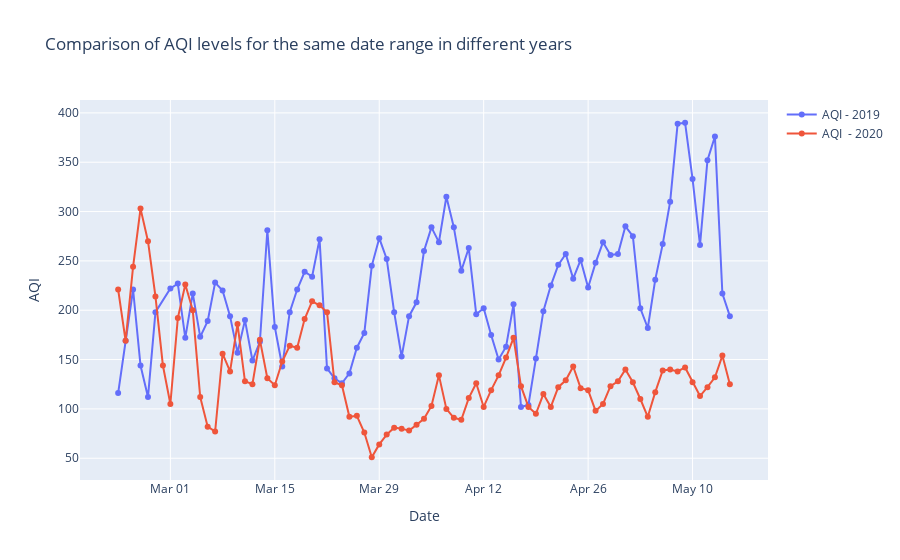

Notebook code for this chart:
### Code cell
import plotly.graph_objects as go

# We Create a common reference year for both datasets
common_year = 2020

#Here I Extract the month and day from the 'Date' column for both datasets
march24_2019['Date'] = march24_2019['Date'].apply(lambda x: x.replace(year=common_year))
march24_2020['Date'] = march24_2020['Date'].apply(lambda x: x.replace(year=common_year))

# Create the Plotly figure
fig = go.Figure()

# Add traces for both years
fig.add_trace(go.Scatter(x=march24_2019['Date'], y=march24_2019['AQI'],
                         mode='lines+markers',
                         name='AQI - 2019'))
fig.add_trace(go.Scatter(x=march24_2020['Date'], y=march24_2020['AQI'],
                         mode='lines+markers',
                         name='AQI  - 2020'))

# Update layout
fig.update_layout(title='Comparison of AQI levels for the same date range in different years',
                  xaxis_title='Date',
                  yaxis_title='AQI',
                  xaxis=dict(tickformat='%b %d'),  # Format x-axis ticks to display month and day
                  )

# Show the plot
fig.show()
